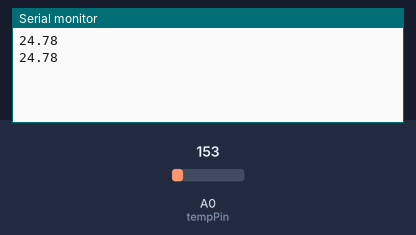
A sketch run on a simulated Arduino Uno, built with avr-gcc and run on an emulated ATmega328P. On the bench: the last lines printed to the serial monitor. The inputs (shaded band) are chosen by the test bench; at power-on: A0 (tempPin) = 153.

Above: at 1.8 s.
1.9 s: A0 (tempPin) set to 165
At 2.8 s:
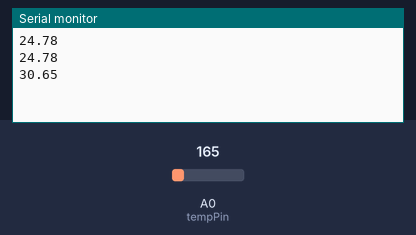
3.4 s: A0 (tempPin) set to 175
At 4.7 s:
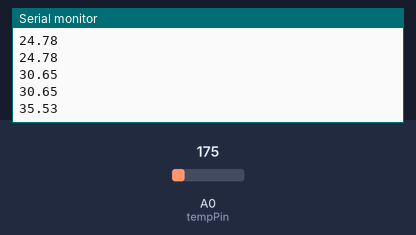
Timing chart, 0 to 6.4 s (numbered marks = the images above; inputs shaded):
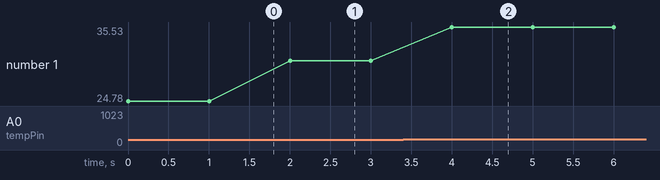

The sketch:

1.ino
```cpp
const int tempPin = A0;  // 溫度傳感器連接的模擬引腳

void setup() {
    Serial.begin(9600);  // 設置串行通信
}

void loop() {
    int tempValue = analogRead(tempPin);         // 讀取溫度值
    float voltage = tempValue * (5.0 / 1023.0);  // 將讀數轉換為電壓
    float temperature = (voltage - 0.5) * 100;   // 將電壓轉換為溫度 (攝氏)

    Serial.println(temperature);  // 將溫度數據傳輸給 UNO2
    delay(1000);                  // 每秒傳輸一次數據
}
```

Measured:
- after the input at 1.9 s, the serial monitor: prints a new line after 0.10 s (image 1)
- after the input at 3.4 s, the serial monitor: prints a new line after 0.60 s (image 2)
- plotted number 1: 24.78 → 30.65 after the input at 1.9 s, 30.65 → 35.53 after the input at 3.4 s
